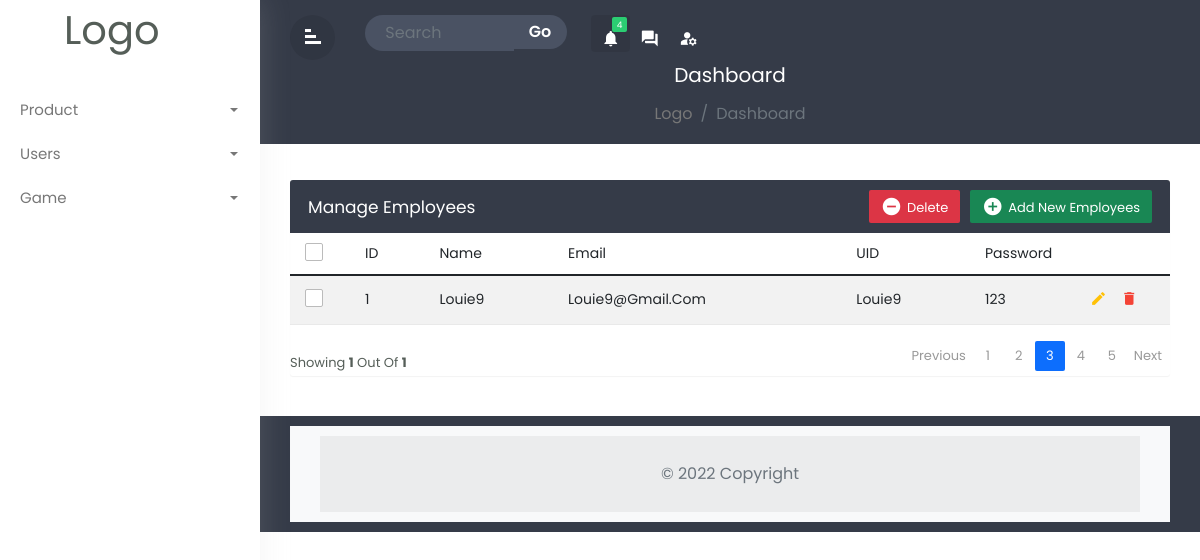
Screenshot of /login-system/admin/admin-users.php with the database file from the repository.
### tables this page shows
CREATE TABLE IF NOT EXISTS `users` (
  `usersId` int(11) NOT NULL AUTO_INCREMENT,
  `usersName` varchar(128) NOT NULL,
  `usersEmail` varchar(128) NOT NULL,
  `usersUid` varchar(128) NOT NULL,
  `usersPwd` varchar(128) NOT NULL,
  PRIMARY KEY (`usersId`)
);

### login-system/admin/admin-users.php (the view, shortened to what this page needs)
<?php
include_once '../php/dbh.inc.php';
?>
<!doctype html>
<html lang="en">
<head>
    <link rel="stylesheet" href="../../bootstrap/css/bootstrap.min.css">
    <link rel="stylesheet" href="../../css/admin.css">
</head>
<body>
    <?php
    $sql = "SELECT * FROM users;";
    $result = mysqli_query($conn, $sql);
    $num = mysqli_num_rows($result);
    $rowcount = mysqli_num_rows($result);
    ?>
    <div class="wrapper">
        <?php
        require './admin-sidebar.php'
        ?>
        <div id="content">
            <?php
            require './admin-header.php'
            ?>
            <div class="main-content">
                <div class="row">
                    <div class="col-md-12">
                        <div class="table-wrapper">
                            <div class="table-title">
                                <div class="row">
                                    <div class="col-sm-6 p-0 flex justify-content-lg-start justify-content-center">
                                        <h2 class="ml-lg-2">Manage Employees</h2>
                                    </div>
                                    <div class="col-sm-6 p-0 flex justify-content-lg-end justify-content-center">
                                        <a href="#addEmployeeModal" class="btn btn-success" data-toggle="modal">
                                            <i class="material-icons">&#xE147;</i>
                                            <span>Add New Employees</span>
                                        </a>
                                        <a href="#deleteEmployeeModal" class="btn btn-danger" data-toggle="modal">
                                            <i class="material-icons">&#xE15C;</i>
                                            <span>Delete</span>
                                        </a>
                                    </div>
                                </div>
                            </div>
                            <table class="table table-striped table-hover">
                                <thead>
                                    <tr>
                                        <th><span class="custom-checkbox">
                                                <label for="selectAll"></label></th>
                                        <th>ID</th>
                                        <th>Name</th>
                                        <th>Email</th>
                                        <th>UID</th>
                                        <th>Password</th>
                                    </tr>
                                </thead>
                                <tbody>
                                    <?php
                                    if ($num > 0) {
                                        while ($data = mysqli_fetch_assoc($result)) {
                                            echo "
                                                <tr>
                                                <th><span class='custom-checkbox'>
                                                        <input type='checkbox' id='checkbox1' name='option[]' value='1'>
                                                        <label for='checkbox1'></label></th>
                                                <th>" . $data['usersId'] . "</th>
                                                <th>" . $data['usersName'] . "</th>
                                                <th>" . $data['usersEmail'] . "</th>
                                                <th>" . $data['usersUid'] . "</th>
                                                <th>" . $data['usersPwd'] . "</th>
                                                <th>
                                                <a href='#editEmployeeModal' class='edit' data-toggle='modal'>
                                                    <i class='material-icons' data-toggle='tooltip'
                                                        title='Edit'>&#xE254;</i>
                                                </a>
                                                <a href='#deleteEmployeeModal' class='delete' data-toggle='modal'>
                                                    <i class='material-icons' data-toggle='tooltip'
                                                        title='Delete'>&#xE872;</i>
                                                </a>
                                            </th>
                                        </tr>
                                                ";
                                        }
                                    }
                                    ?>
                                </tbody>
                            </table>
                            <div class="clearfix">
                                <?php
                                echo "<div class='hint-text'>showing <b>" . $rowcount . "</b> out of <b>" . $rowcount . "</b></div>"
                                ?>
                                <ul class="pagination">
                                    <li class="page-item disabled"><a href="#">Previous</a></li>
                                    <li class="page-item "><a href="#" class="page-link">1</a></li>
                                    <li class="page-item "><a href="#" class="page-link">2</a></li>
                                    <li class="page-item active"><a href="#" class="page-link">3</a></li>
                                    <li class="page-item "><a href="#" class="page-link">4</a></li>
                                    <li class="page-item "><a href="#" class="page-link">5</a></li>
                                    <li class="page-item "><a href="#" class="page-link">Next</a></li>
                                </ul>
                            </div>
                        </div>
                    </div>
                </div>
            </div>
            <footer class="footer">
                <?php
                require '../../footer.php'
                ?>
            </footer>
        </div>
    </div>
</body>
</html>

### css/admin.css (style rules this page uses)
body, html { line-height: 1.8; font-family: "Poppins", sans-serif; color: #555e58; text-transform: capitalize; font-weight: 400; margin: 0px; padding: 0px; }
.material-icons { font-family: "Material Icons"; font-weight: normal; font-style: normal; font-size: 24px; display: inline-block; line-height: 1; text-transform: none; letter-spacing: normal; word-wrap: normal; white-space: nowrap; direction: ltr; -webkit-font-smoothing: antialiased; text-rendering: optimizeLegibility; -moz-osx-font-smoothing: grayscale; font-feature-settings: "liga"; }
h1, h2, h3, h4, h5, h6, .h1, .h2, .h3, .h4 { font-weight: 400; line-height: 1.5em; }
a { color: #333; font-weight: 400; }
ul, ol { padding: 0px; margin: 0px; list-style: none; }
a, a:hover, a:focus { color: #333; text-decoration: none; transition: all 0.3s; }
.wrapper { position: relative; width: 100%; overflow: auto; }
@media only screen and (min-width: 992px) { #content { width: calc(100% - 260px); position: relative; float: right; transition: all 0.3s; } }
#content { position: relative; transition: all 0.5s; background-attachment: #f9fafc; }
.main-content { padding: 30px 30px 0px 30px; }
.table-wrapper { background-color: #fff; margin: 6px 0px 40px 0px; width: 100%; overflow: auto; border-radius: 3px; box-shadow: 0 1px 1px rgb(0 0 0 / 5%); }
.table-title { background: #353b48; color: #fff; position: sticky; top: 0; width: 100%; left: 0; padding: 10px 30px; border-radius: 0px 0px 0 0; }
.table-title h2 { margin: 5px 0 0; font-size: 17px; }
.table-title .btn { color: #fff; float: right; font-size: 13px; border: none; min-width: 50px; border-radius: 2px; border: none; outline: none !important; margin-left: 10px; }
.table-title .btn i { float: left; font-size: 21px; margin-right: 5px; }
.table-title .btn span { float: left; margin-top: 2px; }
table.table tr th, table.table tr td { border-color: #e9e9e9; padding: 8px 15px; font-size: 14px; font-weight: 400; vertical-align: middle; }
table.table tr th:first-child { width: 60px; }
table.table tr th:last-child { width: 100px; }
table.table th i { font-size: 17px; margin: 6px 5px; cursor: pointer; }
.edit { color: #ffc107; }
.delete { color: #f44336; }
.pagination { float: right; margin: 0 0 5px; }
.pagination li a { border: none; font-size: 13px; min-width: 30px; min-height: 30px; color: #999; margin: 0 2px; line-height: 30px; border-radius: 2px !important; text-align: center; padding: 0 6px; }
.hint-text { float: left; margin-top: 10px; font-size: 13px; }
.custom-checkbox { position: relative; }
.custom-checkbox label:before { width: 18px; height: 18px; }
.custom-checkbox label:before { content: ""; margin-right: 10px; display: inline-block; vertical-align: text-top; background-color: #fff; border: 1px solid #bbb; border-radius: 2px; box-sizing: border-box; z-index: 2; }
footer { background-color: #353b48; color: #fff; text-align: center; padding: 10px 30px; position: relative; width: 100%; }

### rows the page displays
users: usersId "1", usersName "Louie9", usersEmail "Louie9@gmail.com", usersUid "Louie9", usersPwd "123"

### other values shown
$rowcount "1"
